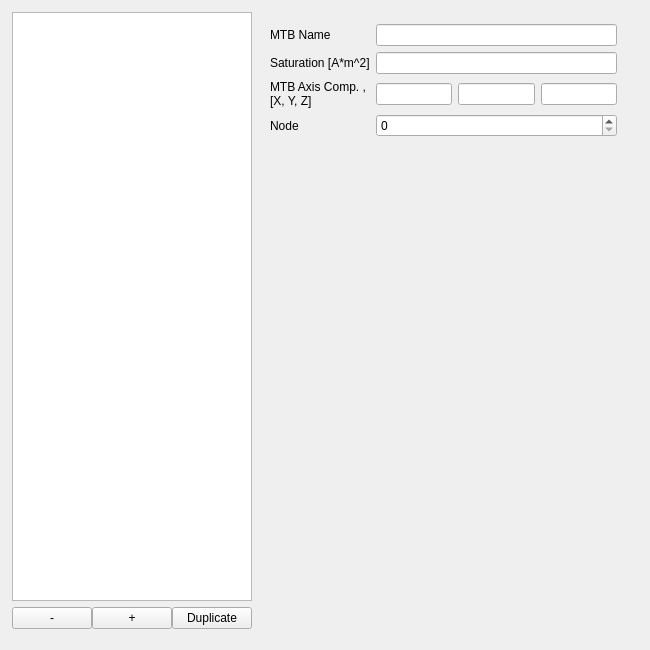
          <widget class="QWidget" name="mtb">
           <attribute name="title">
            <string>MTB</string>
           </attribute>
           <widget class="QWidget" name="horizontalLayoutWidget_3">
            <property name="geometry">
             <rect>
              <x>0</x>
              <y>0</y>
              <width>641</width>
              <height>641</height>
             </rect>
            </property>
            <layout class="QHBoxLayout" name="horizontalLayout_18" stretch="1,3">
             <property name="leftMargin">
              <number>12</number>
             </property>
             <property name="topMargin">
              <number>12</number>
             </property>
             <property name="rightMargin">
              <number>12</number>
             </property>
             <property name="bottomMargin">
              <number>12</number>
             </property>
             <item>
              <layout class="QVBoxLayout" name="verticalLayout_8">
               <item>
                <layout class="QVBoxLayout" name="verticalLayout_9">
                 <item>
                  <widget class="QListWidget" name="spc_cur_mtb_list">
                   <property name="sizePolicy">
                    <sizepolicy hsizetype="Maximum" vsizetype="Expanding">
                     <horstretch>0</horstretch>
                     <verstretch>0</verstretch>
                    </sizepolicy>
                   </property>
                   <property name="maximumSize">
                    <size>
                     <width>300</width>
                     <height>16777215</height>
                    </size>
                   </property>
                  </widget>
                 </item>
                 <item>
                  <layout class="QHBoxLayout" name="horizontalLayout_36">
                   <property name="spacing">
                    <number>0</number>
                   </property>
                   <item>
                    <widget class="QPushButton" name="spc_cur_mtb_remove">
                     <property name="text">
                      <string>-</string>
                     </property>
                    </widget>
                   </item>
                   <item>
                    <widget class="QPushButton" name="spc_cur_mtb_add">
                     <property name="text">
                      <string>+</string>
                     </property>
                    </widget>
                   </item>
                   <item>
                    <widget class="QPushButton" name="spc_cur_mtb_duplicate">
                     <property name="text">
                      <string>Duplicate</string>
                     </property>
                    </widget>
                   </item>
                  </layout>
                 </item>
                </layout>
               </item>
              </layout>
             </item>
             <item>
              <layout class="QGridLayout" name="gridLayout_5">
               <property name="leftMargin">
                <number>12</number>
               </property>
               <property name="topMargin">
                <number>12</number>
               </property>
               <property name="rightMargin">
                <number>12</number>
               </property>
               <property name="bottomMargin">
                <number>12</number>
               </property>
               <item row="2" column="1">
                <layout class="QHBoxLayout" name="horizontalLayout_37">
                 <item>
                  <widget class="QLineEdit" name="spc_cur_mtb_axis_1"/>
                 </item>
                 <item>
                  <widget class="QLineEdit" name="spc_cur_mtb_axis_2"/>
                 </item>
                 <item>
                  <widget class="QLineEdit" name="spc_cur_mtb_axis_3"/>
                 </item>
                </layout>
               </item>
               <item row="4" column="0">
                <spacer name="verticalSpacer_5">
                 <property name="orientation">
                  <enum>Qt::Vertical</enum>
                 </property>
                 <property name="sizeHint" stdset="0">
                  <size>
                   <width>20</width>
                   <height>40</height>
                  </size>
                 </property>
                </spacer>
               </item>
               <item row="2" column="0">
                <widget class="QLabel" name="label_56">
                 <property name="text">
                  <string>MTB Axis Comp. , [X, Y, Z]</string>
                 </property>
                 <property name="wordWrap">
                  <bool>true</bool>
                 </property>
                </widget>
               </item>
               <item row="1" column="0">
                <widget class="QLabel" name="label_55">
                 <property name="text">
                  <string>Saturation [A*m^2]</string>
                 </property>
                </widget>
               </item>
               <item row="1" column="1">
                <widget class="QLineEdit" name="spc_cur_mtb_sat"/>
               </item>
               <item row="3" column="0">
                <widget class="QLabel" name="label_57">
                 <property name="text">
                  <string>Node</string>
                 </property>
                </widget>
               </item>
               <item row="3" column="1">
                <widget class="QSpinBox" name="spc_cur_mtb_node"/>
               </item>
               <item row="0" column="0">
                <widget class="QLabel" name="label_20">
                 <property name="text">
                  <string>MTB Name</string>
                 </property>
                </widget>
               </item>
               <item row="0" column="1">
                <widget class="QLineEdit" name="spc_cur_mtb_name"/>
               </item>
              </layout>
             </item>
            </layout>
           </widget>
          </widget>
